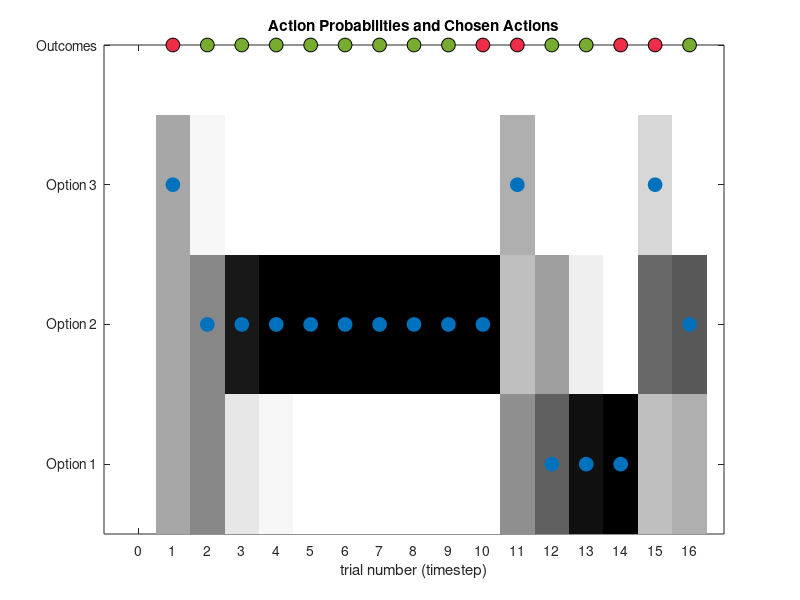

Source code (MATLAB):
% RL 12: Rescorla-Wagner (RW) 1 learning rate (LR) + 1 forgetting rate (FR) + time-dependent decision noise model 
% 
% Simulation & plotting script for the three-armed bandit (TAB) task 

% Reference: https://pmc.ncbi.nlm.nih.gov/articles/PMC7549782/
%% Set up
% Example block probabilities for a single block.
BlockProbs = [0.4937 0.8078 0.6343; % win probability
              0.5063 0.1922 0.3657];% loss probability

% RW 1LR + 1FR + time-depend decision noise model parameters
% 1) learning rate (range between 0 and 1)
params.alpha = 0.5;
% 2) forgetting rate (range between 0 and 1)
params.psi = 0.25;
% 3) information bonus (any real value)
params.gamma = 0.01;
% 4) upward shift in overall inverse temperature (range > 0)
params.beta_shift = 5;
% 5) steepness of change in inverse temperature over time (any real value)
params.beta_slope = 0.1;

%% Run simulation

% For a decision task with N choices.
N_CHOICES = 3;
% Total number of trials (T) per block.
T = 16;

% Set up vectors with dimensions for both time and number of choices to keep track of
% components of choice value over time:
expected_value_w_info = zeros(N_CHOICES, T);    % overall expected value
expected_reward_value = zeros(N_CHOICES, T);    % value of expected reward
expected_info_value = zeros(N_CHOICES, T);      % value of expected information gain
last_chosen = zeros(N_CHOICES, T);              % trial number where an action was last taken 

% Represents the probability distribution (P) over choices on each trial.
P = zeros(N_CHOICES, T);

% Empty vectors to store stimulated choices, rewards, action probabilities, and
% prediction error, and beta values.
sim_choices = zeros(1, T);
sim_rewards = zeros(1, T);
action_probabilities = zeros(1, T);
prediction_error_sequence = zeros(1,T);
beta = zeros(1, T);

% For each trial (timestep)...
for t = 1:T
    
    % Compute beta values. 
    beta(t) = params.beta_shift*((t/10).^params.beta_slope);
    
    % Compute expected value for each option.
    expected_info_value(:, t) = (t-last_chosen(:,t));
    expected_value_w_info(:, t) = expected_reward_value(:, t) + params.gamma*expected_info_value(:, t);
    
    % Compute action probabilities.
    P(:, t) = exp(beta(t) * expected_value_w_info(:, t)) / sum(exp(beta(t) * expected_value_w_info(1:N_CHOICES, t)));
    
    % Simulate actions.
    choice_at_t = find(rand < cumsum(P(:,t)),1);
    sim_choices(1,t) = choice_at_t;
    
    % Store the probability of chosen action on current trial.
    action_probabilities(t) = P(choice_at_t, t);
    
    % Copy previous values (to keep unchosen choices at
    % the same value from the previous timestep).
    expected_reward_value(:, t + 1) = expected_reward_value(:, t);
    last_chosen(:, t + 1) = last_chosen(:, t);
    last_chosen(choice_at_t, t + 1) = t;
    
    % Simulate rewards.
    outcome = find(rand < cumsum(BlockProbs(:, choice_at_t)), 1); % 1: win, 2: loss
    sim_rewards(1, t) =  -1 * (outcome -2); % 1: win, 0: loss
    
    % Compute prediction error.
    if sim_rewards(1, t) == 1
        prediction_error = sim_rewards(1, t) - expected_reward_value(choice_at_t, t);
    elseif sim_rewards(1, t) == 0
        reward_trans = -1; % transform loss value to -1
        prediction_error = reward_trans - expected_reward_value(choice_at_t, t);
    end
    
    % Update expected reward value of the chosen option.
    expected_reward_value(choice_at_t, t+1) = expected_reward_value(choice_at_t, t) + params.alpha*prediction_error;
    
    % Forgetting for unchosen options.
    unchose_opt_ls = find([1 2 3] ~= choice_at_t);
    expected_reward_value(unchose_opt_ls, t+1) = (1-params.psi)*(expected_reward_value(unchose_opt_ls, t));

    % Store the value of prediction error. 
    prediction_error_sequence(t) = prediction_error;
    
    % Trims final value in expected reward value (due to an unnecessary value added at the end).
    expected_reward_value = expected_reward_value(:, 1:T);
    
end

%% Plotting
% Plot the choices(blue), outcomes(green/red), and action probabilties (gray scale; darker = higher probability) 
% of all options across trials (timestep).
col = {[0, 0.4470, 0.7410], ...       % blue
       [0.4660, 0.6740, 0.1880], ...  % green
       [0.9350, 0.1780, 0.2840], ...  % red
      };                    
cols = [0:1/32:1; 0:1/32:1; 0:1/32:1]';
MarkerSize = 10;

figure(1)
for i = 1:T
    if sim_rewards(1, i) == 1
        plot(i,4,'o','MarkerSize',MarkerSize,"MarkerEdgeColor", 'black','MarkerFaceColor',col{2})
        hold on
    else
        plot(i,4,'o','MarkerSize',MarkerSize,"MarkerEdgeColor", 'black','MarkerFaceColor',col{3})
        hold on
    end
end

imagesc([1 - P]); colormap(cols) , hold on
plot([sim_choices],'o','MarkerSize',MarkerSize,"MarkerEdgeColor", col{1},'MarkerFaceColor',col{1})
xlabel("trial number (timestep)")
title('Action Probabilities and Chosen Actions')
xlim([-1,T+1])
set(gca, 'XTick', [0:T]),
set(gca, 'YTick', [1:4]), set(gca, 'YTickLabel', {'Option 1','Option 2','Option 3' 'Outcomes' })
